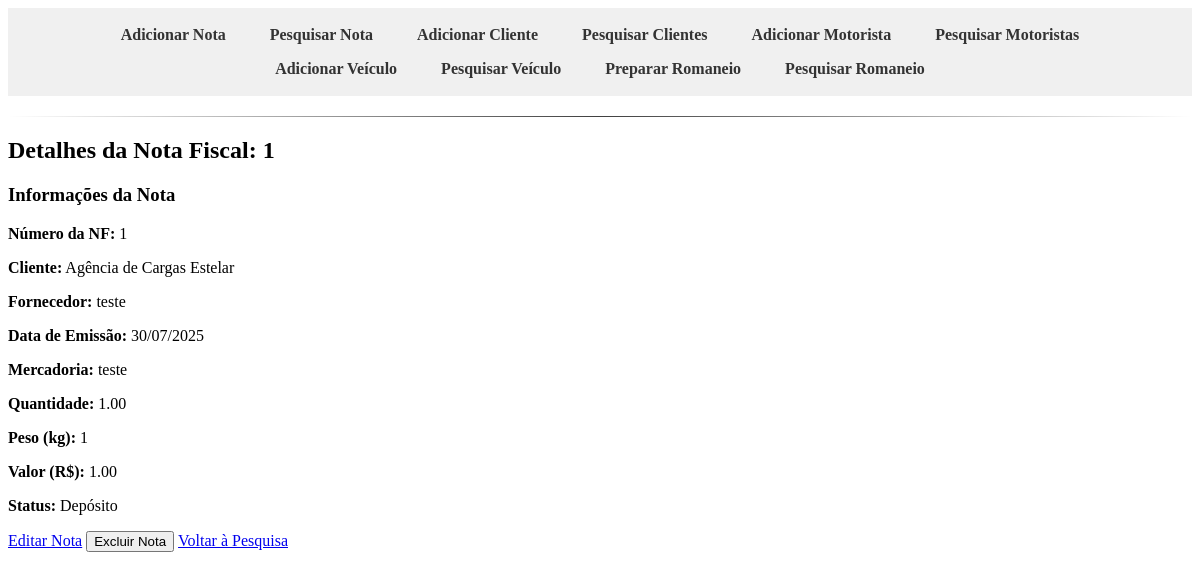
Page /notas/notas/1/detalhes/ on the earlier database version.
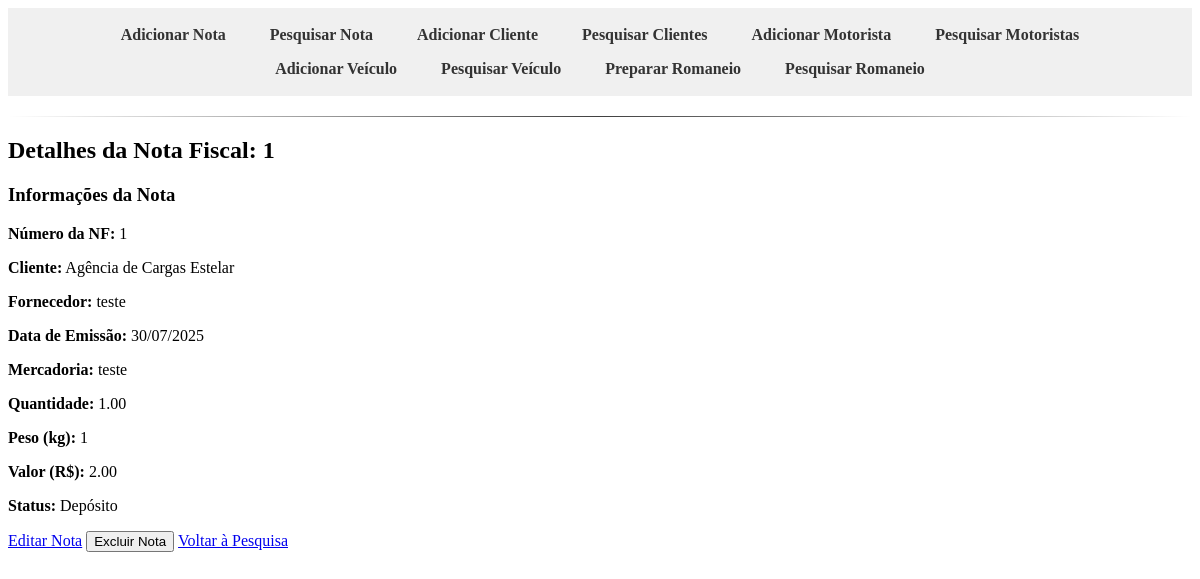
Same page on the later database version.
### notas/models.py (models this page shows, shortened)
class NotaFiscal(models.Model):
    cliente = models.ForeignKey(Cliente, on_delete=models.PROTECT, related_name='notas_fiscais', verbose_name="Cliente")
    nota = models.CharField(max_length=50, unique=True, verbose_name="Número da Nota")
    data = models.DateField(verbose_name="Data de Emissão") # Nome 'data' mantido, era o que o Django esperava
    fornecedor = models.CharField(max_length=200, verbose_name="Fornecedor")
    mercadoria = models.CharField(max_length=200, verbose_name="Mercadoria")
    quantidade = models.DecimalField(max_digits=10, decimal_places=2, verbose_name="Quantidade")
    peso = models.DecimalField(max_digits=10, decimal_places=2, verbose_name="Peso (kg)")
    valor = models.DecimalField(max_digits=10, decimal_places=2, verbose_name="Valor (R$)")
    STATUS_NF_CHOICES = [ # Renomeado para evitar conflito com Cliente.STATUS_CHOICES
        ('Depósito', 'Depósito'),
        ('Enviada', 'Enviada'),
    ]
    status = models.CharField(max_length=20, default='Depósito', choices=STATUS_NF_CHOICES, verbose_name="Status da NF")
    romaneios = models.ManyToManyField(
        'RomaneioViagem',
        related_name='notas_vinculadas', # Related_name específico para evitar conflitos
        blank=True,
        verbose_name="Romaneios Vinculados"
    )
    class Meta:
        verbose_name = "Nota Fiscal"
        verbose_name_plural = "Notas Fiscais"
        ordering = ['-data', 'nota']

class Cliente(models.Model):
    razao_social = models.CharField(max_length=255, unique=True, verbose_name="Razão Social") # Adicionado unique=True
    cnpj = models.CharField(max_length=18, unique=True, blank=True, null=True, verbose_name="CNPJ")
    nome_fantasia = models.CharField(max_length=255, blank=True, null=True, verbose_name="Nome Fantasia")
    inscricao_estadual = models.CharField(max_length=20, blank=True, null=True, verbose_name="Inscrição Estadual")
    endereco = models.CharField(max_length=255, blank=True, null=True, verbose_name="Endereço")
    numero = models.CharField(max_length=10, blank=True, null=True, verbose_name="Número")
    complemento = models.CharField(max_length=255, blank=True, null=True, verbose_name="Complemento")
    bairro = models.CharField(max_length=100, blank=True, null=True, verbose_name="Bairro")
    cidade = models.CharField(max_length=100, blank=True, null=True, verbose_name="Cidade")
    estado = models.CharField(max_length=2, blank=True, null=True, verbose_name="Estado (UF)")
    cep = models.CharField(max_length=9, blank=True, null=True, verbose_name="CEP")
    telefone = models.CharField(max_length=20, blank=True, null=True, verbose_name="Telefone")
    email = models.EmailField(blank=True, null=True, verbose_name="Email")
    STATUS_CHOICES = [
        ('Ativo', 'Ativo'),
        ('Inativo', 'Inativo'),
    ]
    status = models.CharField(max_length=10, choices=STATUS_CHOICES, default='Ativo', verbose_name="Status")
    class Meta:
        verbose_name = "Cliente"
        verbose_name_plural = "Clientes"
        ordering = ['razao_social']

### notas/views.py (the view)
# urls.py: path('notas/<int:pk>/detalhes/', views.detalhes_nota_fiscal, name='detalhes_nota_fiscal'),
def detalhes_nota_fiscal(request, pk):
    nota = get_object_or_404(NotaFiscal, pk=pk)
    context = {
        'nota': nota,
    }
    return render(request, 'notas/detalhes_nota_fiscal.html', context)

### notas/templates/notas/detalhes_nota_fiscal.html (shortened to what this page needs)
{% extends 'base.html' %}
{% block content %}
<div class="container mt-4">
    <h2>Detalhes da Nota Fiscal: {{ nota.nota }}</h2>
    <div class="card card-body mb-4">
        <h3>Informações da Nota</h3>
        <p><strong>Número da NF:</strong> {{ nota.nota }}</p>
        <p><strong>Cliente:</strong> {{ nota.cliente.razao_social }}</p>
        <p><strong>Fornecedor:</strong> {{ nota.fornecedor }}</p>
        <p><strong>Data de Emissão:</strong> {{ nota.data|date:"d/m/Y" }}</p>
        <p><strong>Mercadoria:</strong> {{ nota.mercadoria }}</p>
        <p><strong>Quantidade:</strong> {{ nota.quantidade }}</p>
        <p><strong>Peso (kg):</strong> {{ nota.peso|floatformat:"0" }}</p>
        <p><strong>Valor (R$):</strong> {{ nota.valor|floatformat:"2" }}</p>
        <p><strong>Status:</strong> {{ nota.get_status_display }}</p>
    </div>
    <div class="mt-4">
        <a href="{% url 'notas:editar_nota_fiscal' nota.pk %}" class="btn btn-warning me-2">Editar Nota</a>
        <form action="{% url 'notas:excluir_nota_fiscal' nota.pk %}" method="post" style="display:inline;" onsubmit="return confirm('Tem certeza que deseja excluir esta nota fiscal?');">
            <button type="submit" class="btn btn-danger me-2">Excluir Nota</button>
        </form>
        <a href="{% url 'notas:listar_notas_fiscais' %}" class="btn btn-secondary">Voltar à Pesquisa</a>
    </div>
</div>
{% endblock %}

Differences in the rows shown:
changed NotaFiscal "teste": valor "1.00" → "2.00"
